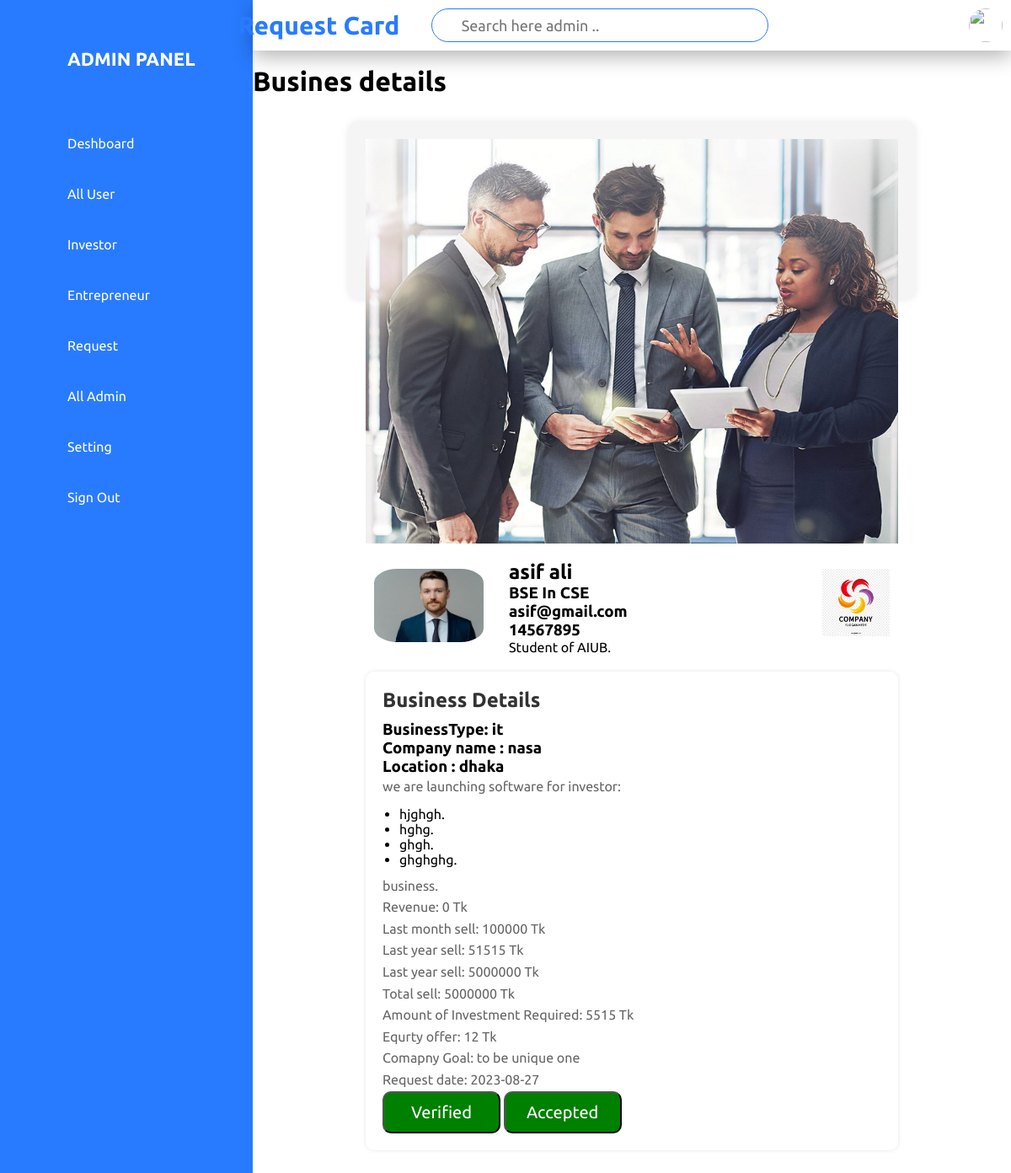
The page /Admin/admin-2-request.php?idd=5 (signed in) on the database its author committed.
### tables this page shows
CREATE TABLE `card_information_all` (
  `id` int(11) NOT NULL,
  `username` varchar(255) NOT NULL,
  `entro-photo` varchar(255) NOT NULL,
  `card-photo` varchar(255) NOT NULL DEFAULT 'defaultPhoto.jgp',
  `cover-photo` varchar(255) NOT NULL,
  `company-logo` varchar(255) NOT NULL,
  `name` varchar(255) NOT NULL,
  `entrepreneur-post` varchar(255) NOT NULL,
  `education` varchar(255) NOT NULL,
  `email` varchar(255) NOT NULL,
  `phone` int(20) NOT NULL,
  `business-type` varchar(255) NOT NULL,
  `company-name` varchar(255) NOT NULL,
  `location` varchar(255) NOT NULL,
  `product-description` varchar(255) NOT NULL,
  `product-usecase-1` varchar(255) NOT NULL,
  `product-usecase-2` varchar(255) NOT NULL,
  `product-usecase-3` varchar(255) NOT NULL,
  `product-usecase-4` varchar(255) NOT NULL,
  `revenue` int(100) NOT NULL,
  `last-month-sell` int(100) NOT NULL,
  `last-year-sell` int(100) NOT NULL,
  `total-sell` int(100) NOT NULL,
  `investment-amount` int(100) NOT NULL,
  `equity-offer` int(100) NOT NULL,
  `investment-purpose` varchar(255) NOT NULL,
  `goal` varchar(255) NOT NULL,
  `status-of-post` varchar(100) NOT NULL,
  `status-of-request` varchar(100) NOT NULL,
  `accepted_investor_id` int(255) NOT NULL DEFAULT -1,
  `date-of-post` date NOT NULL,
  `like-count` int(255) NOT NULL DEFAULT 0,
  `dislike-count` int(255) NOT NULL DEFAULT 0
);

### Admin/admin-2-request.php (the view, shortened to what this page needs)
<?php require "includes/admin-sidebar.php";?>
<?php require "includes/top-bar.php";?>
<br>
            <link rel="stylesheet" href="../Entrepreneur/all_css/business_details_Style.css">
<?php
$connnection = mysqli_connect('localhost','root','','project_investor_seeker_db');
$rcv=$_REQUEST['idd'];
$result = mysqli_query($connnection, "SELECT * FROM `card_information_all` WHERE id='$rcv'");
$cardHtml = '';
while($row = mysqli_fetch_assoc($result)){
       $cardHtml .=
       '<h1>Busines details</h1>
       <div class="container-main">
                       <div class="fullpage">
                               <div class="investment-page">
                                    <div class="ideaimg">
                                           <img src="../Entrepreneur/all_pictures/card-photo/' . $row['card-photo'] . '">
                                   </div>
                              <div class="entrepreneur-section">
                                 <div class="entrepreneur-photo">
                                      <img src="../Home/entroProfile/'. $row['entro-photo'].'" alt="Entrepreneur Photo">
                                 </div>
                                      <div class="entrepreneur-bio">
                                           <h2>' . $row['name'] . '</h2>
                                            <h3>' . $row['education'] . '</h3>
                                             <h3>' . $row['email'] . '</h3>
                                             <h3>' . $row['phone'] . '</h3>
                 <p>' . $row['entrepreneur-post'] . '.</p>
           </div>
        <div class="company-logo">
            <img src="logo.jpg" alt="Company Logo">
          </div>
      </div>
                                 <div class="business-details">
                                 <h2>Business Details</h2>
                                         <h3>BusinessType: ' . $row['business-type'] . '</h3>
                                         <h3>Company name : ' . $row['company-name'] . '</h3>
                                          <h3>Location : ' . $row['location'] . '</h3>
                 <p>' . $row['product-description'] . ':</p>
        <ul>
          <li>' . $row['product-usecase-1'] . '.</li>
          <li>' . $row['product-usecase-2'] . '.</li>
          <li>' . $row['product-usecase-3'] . '.</li>
          <li>' . $row['product-usecase-4'] . '.</li>
        </ul>
        <p>' . $row['investment-purpose'] . '.</p>
        <p>Revenue: ' . $row['revenue'] . ' Tk</p>
        <p>Last month sell: ' . $row['last-month-sell'] . ' Tk</p>
        <p>Last year sell: ' . $row['last-year-sell'] . ' Tk</p>
        <p>Last year sell: ' . $row['total-sell'] . ' Tk</p>
        <p>Total sell: ' . $row['total-sell'] . ' Tk</p>
        <p>Amount of Investment Required: ' . $row['investment-amount'] . ' Tk</p>
        <p>Equrty offer: ' . $row['equity-offer'] . ' Tk</p>
        <p>Comapny Goal: ' . $row['goal'] . '</p>
        <p>Request date: ' . $row['date-of-post'] . '</p>
        <form method="post">
        <input type="submit" class="invest-button" name="submit" value='. $row['status-of-post'] .'>
        <input type="submit" class="Not-inteerested invest-button" name="accept" value=' . $row['status-of-request'] . '>
      </form></div>
    </div>
<br><br>';
                }
?>
    <?php echo $cardHtml; ?>

### Admin/adminstyle.css (style rules this page uses)
* { margin: 0; padding: 0; box-sizing: border-box; font-family: 'Ubuntu',sans-serif; }
:root { --blue:#287bff; --white:#fff; --grey:#f5f5f5; --black1:#222; --black2:#999; }
body { min-height: 100vh; overflow-x: hidden; }

### Entrepreneur/all_css/business_details_Style.css (style rules this page uses)
body { font-family: Arial, sans-serif; margin: 0; padding: 0; }
.container-main { display: flex; flex-direction: column; justify-content: space-between; background-color: blue; }
.fullpage { width: 100%; height: 300vh; background-color: white; padding: 30px; position: relative; }
.ideaimg { height: 60vh; width: 100%; }
.ideaimg img { width: 100%; height: 100%; position: static; }
.investment-page { height: 210; max-width: 80%; margin: 0 auto; padding: 20px; background-color: #f5f5f5; border-radius: 10px; box-shadow: 0px 0px 10px rgba(0, 0, 0, 0.1); }
.company-logo img { max-width: 100px; padding: 10px; }
.entrepreneur-section { display: flex; margin-top: 20px; }
.entrepreneur-photo img { max-width: 150px; border-radius: 25%; margin-right: 20px; padding: 10px; }
.entrepreneur-bio { flex: 1; }
.business-details { margin-top: 20px; padding: 20px; background-color: #ffffff; border-radius: 10px; box-shadow: 0px 0px 5px rgba(0, 0, 0, 0.1); }
.business-details h2 { color: #333333; font-size: 24px; margin-bottom: 10px; }
.business-details p { color: #666666; line-height: 1.6; }
.business-details ul { margin: 10px 0; padding-left: 20px; list-style-type: disc; }

### Admin/admin-2-request.php (style rules this page uses)
.invest-button { width:140px; height:50px; color:white; background-color:green; font-size:20px; border-radius:10px }

### rows shown on the page
card_information_all: value (picture), name "asif ali", education "BSE In CSE", email "asif@gmail.com", phone "14567895", value "Student of AIUB", value "it", value "nasa", location "dhaka", value "we are launching software for investor", value "hjghgh", value "hghg", value "ghgh", value "ghghghg", value "business", revenue "0", value "100000", value "51515", value "5000000", value "5515", value "12", goal "to be unique one", value "2023-08-27", submit "Verified", accept "Accepted"

### other values the page prints
$title "Request Card"
